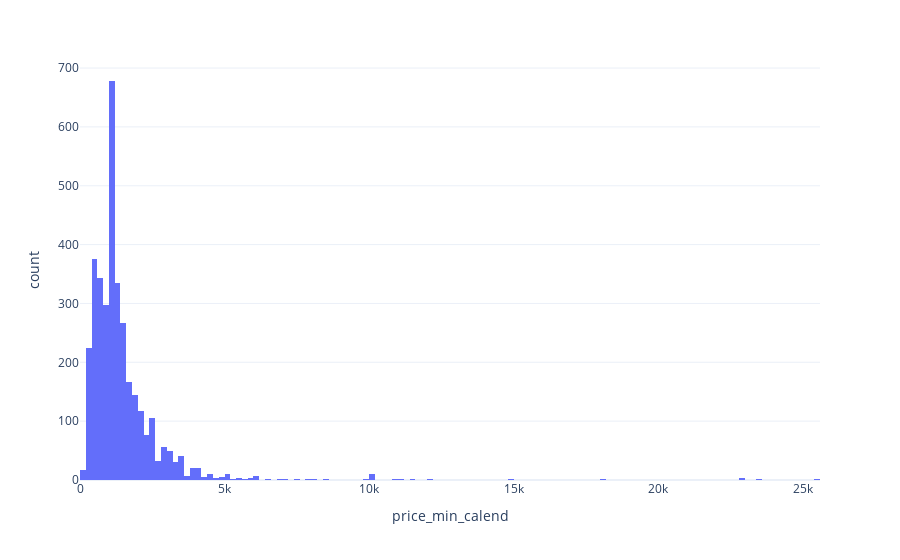

Notebook cell for this chart:
### Code cell
px.histogram(df_listing, x='price_min_calend')

### Figure 1 — Plotly figure (JSON) as saved in the notebook; plotly's stock layout.template omitted (floating-point values rounded to 4 significant figures; data arrays with more than 128 entries replaced by an {"elided": "..."} marker saying what was removed)
{"data": [{"alignmentgroup": "True", "bingroup": "x", "hovertemplate": "price_min_calend=%{x}<br>count=%{y}<extra></extra>", "legendgroup": "", "marker": {"color": "#636efa", "pattern": {"shape": ""}}, "name": "", "offsetgroup": "", "orientation": "v", "showlegend": false, "type": "histogram", "x": {"elided": "3499 int values"}, "xaxis": "x", "yaxis": "y"}], "layout": {"barmode": "relative", "legend": {"tracegroupgap": 0}, "margin": {"t": 60}, "xaxis": {"anchor": "y", "domain": [0, 1], "title": {"text": "price_min_calend"}}, "yaxis": {"anchor": "x", "domain": [0, 1], "title": {"text": "count"}}}}
